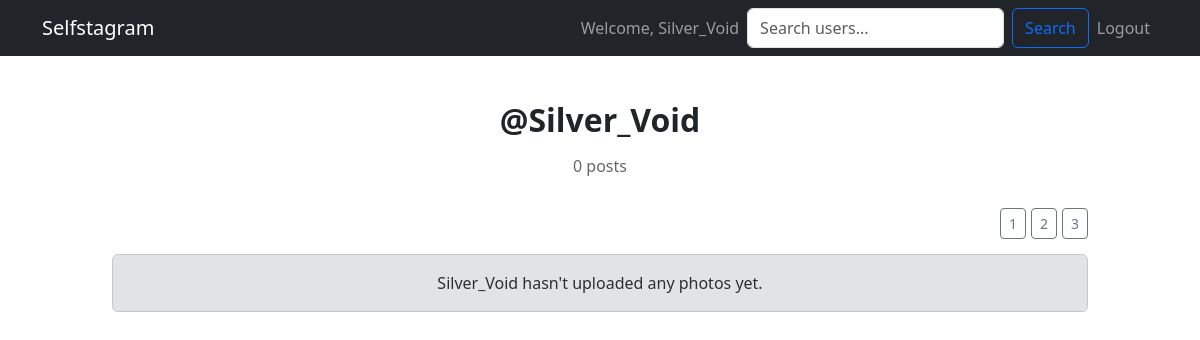
/profile/Silver_Void/ (signed in), run on an earlier commit of the app's database.
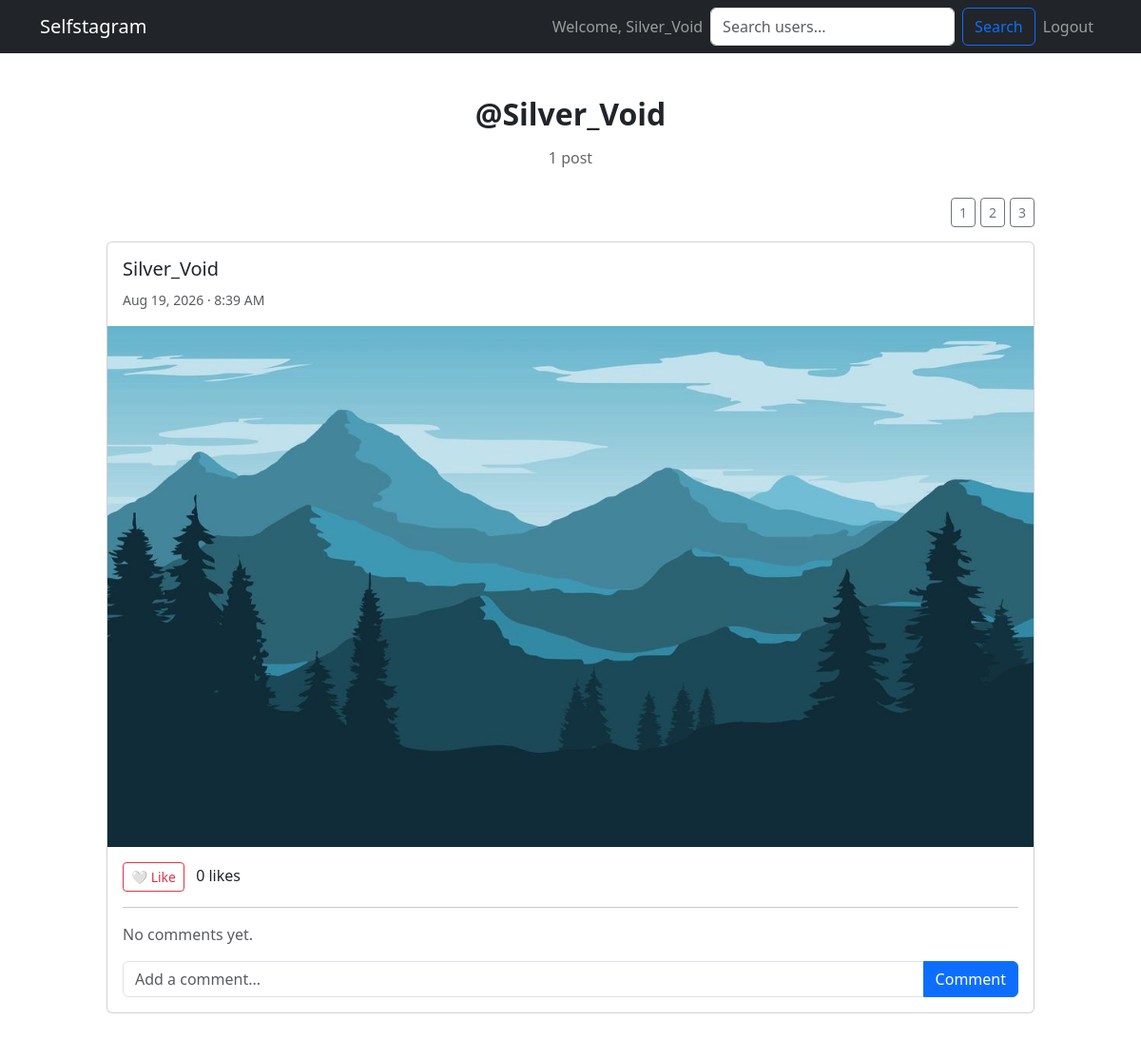
And on a later commit of the database.
### myapp/models.py (models this page shows, shortened)
class Image(models.Model):
    user = models.ForeignKey(User, on_delete=models.CASCADE, related_name="images")
    photo = models.ImageField(upload_to="Images")
    date = models.DateTimeField(auto_now_add=True)

### myapp/views.py (the view)
# urls.py: path('profile/<str:username>/', views.profile, name='profile'),
@login_required
def profile(request, username):
    profile_user = get_object_or_404(User, username=username)
    images = (
        Image.objects
        .filter(user=profile_user)
        .prefetch_related("likes", "comments__user")
        .order_by("-date")
    )
    liked_image_ids = set(
        Like.objects
        .filter(user=request.user, image__in=images)
        .values_list("image_id", flat=True)
    )
    return render(
        request,
        "myapp/profile.html",
        {
            "profile_user": profile_user,
            "img": images,
            "liked_image_ids": liked_image_ids,
        },
    )

### myapp/templates/myapp/profile.html (shortened to what this page needs)
{% extends "base.html" %}
{% block content %}
<div class="container profile-container">
    <div class="profile-header">
        <div class="profile-username">
            @{{ profile_user.username }}
        </div>
        <div class="profile-stats">
            {{ img|length }} post{{ img|length|pluralize }}
        </div>
    </div>
    <div class="layout-buttons">
        <button class="btn btn-outline-secondary btn-sm"
                onclick="setGrid(1)">
            1
        </button>
        <button class="btn btn-outline-secondary btn-sm"
                onclick="setGrid(2)">
            2
        </button>
        <button class="btn btn-outline-secondary btn-sm"
                onclick="setGrid(3)">
            3
        </button>
    </div>
    {% if img %}
        <div id="photoGrid" class="photo-grid grid-1">
            {% for image in img %}
                <div class="grid-item">
                    <div class="card post-card">
                        <div class="card-body">
                            <h5>
                                <a href="{% url 'profile' image.user.username %}"
                                   class="username-link">
                                    {{ image.user.username }}
                                </a>
                            </h5>
                            <small class="text-muted">
                                {{ image.date|date:"M d, Y · g:i A" }}
                            </small>
                        </div>
                        <img src="{{ image.photo.url }}"
                             class="post-image"
                             alt="Photo uploaded by {{ image.user.username }}">
                        <div class="card-body">
                            <form method="POST"
                                  action="{% url 'toggle_like' image.id %}"
                                  class="d-inline">
                                {% if image.id in liked_image_ids %}
                                    <button type="submit"
                                            class="btn btn-danger btn-sm">
                                        ❤️ Unlike
                                    </button>
                                {% else %}
                                    <button type="submit"
                                            class="btn btn-outline-danger btn-sm">
                                        🤍 Like
                                    </button>
                                {% endif %}
                            </form>
                            <span class="ms-2">
                                {{ image.likes.count }}
                                like{{ image.likes.count|pluralize }}
                            </span>
                            <hr>
                            {% for comment in image.comments.all %}
                                <div class="comment">
                                    <strong>
                                        {{ comment.user.username }}
                                    </strong>
                                    {{ comment.text }}
                                </div>
                            {% empty %}
                                <p class="text-muted">
                                    No comments yet.
                                </p>
                            {% endfor %}
                            <form method="POST"
                                  action="{% url 'add_comment' image.id %}"
                                  class="mt-3">
                                <div class="input-group">
                                    <input type="text"
                                           name="text"
                                           class="form-control"
                                           placeholder="Add a comment..."
                                           maxlength="500"
                                           required>
                                    <button type="submit"
                                            class="btn btn-primary">
                                        Comment
                                    </button>
                                </div>
                            </form>
                        </div>
                    </div>
                </div>
            {% endfor %}
        </div>
    {% else %}
        <div class="alert alert-secondary text-center">
            {{ profile_user.username }}
            hasn't uploaded any photos yet.
        </div>
    {% endif %}
</div>
{% endblock %}

### myapp/templates/base.html (shortened to what this page needs)
<!DOCTYPE html>
<html lang="en">
<head>
    <link href="https://cdn.jsdelivr.net/npm/bootstrap@5.3.0/dist/css/bootstrap.min.css" rel="stylesheet">
</head>
<body>
    <nav class="navbar navbar-expand-lg navbar-dark bg-dark">
        <div class="container">
            <a class="navbar-brand" href="{% url 'home' %}">Selfstagram</a>
            <div class="collapse navbar-collapse" id="navbarNav">
                <ul class="navbar-nav ms-auto">
                    {% if user.is_authenticated %}
                        <li class="nav-item">
                            <span class="nav-link">Welcome, {{ user.username }}</span>
                        </li>
                         <form method="GET" action="{% url 'search_users' %}" class="d-flex">
    <input
        type="search"
        name="q"
        class="form-control me-2"
        placeholder="Search users..."
        value="{{ request.GET.q }}"
    >
    <button type="submit" class="btn btn-outline-primary">
        Search
    </button>
</form>
                        <li class="nav-item">
                            <form method="post" action="{% url 'logout' %}" class="d-inline">
                                <button type="submit" class="btn btn-link nav-link">Logout</button>
                            </form>
                        </li>
                    {% endif %}
                </ul>
            </div>
        </div>
    </nav>
    {% block content %}
    {% endblock %}
</body>
</html>

### myapp/templates/myapp/profile.html (style rules this page uses)
.profile-container { max-width: 1000px; margin: 40px auto; }
.profile-header { text-align: center; margin-bottom: 30px; }
.profile-username { font-size: 32px; font-weight: 600; }
.profile-stats { color: #666; margin-top: 10px; }
.layout-buttons { display: flex; justify-content: flex-end; gap: 5px; margin-bottom: 15px; }
.photo-grid { display: flex; flex-wrap: wrap; margin: -8px; }
.grid-item { padding: 8px; }
.grid-1 .grid-item { width: 100%; }
.post-card { margin-bottom: 10px; }
.post-image { width: 100%; max-height: 700px; object-fit: contain; background: #f5f5f5; }
.username-link { text-decoration: none; color: inherit; }

What changed in the data, as far as the page shows it:
added Image: user.username "Silver_Void", date "Aug 19, 2026 · 8:39 AM", photo (picture), shows "🤍 Like", likes.count "0"
Also different on the page:
{{ img|length }}: "0" → "1"
{{ profile_user.username }}: "Silver_Void" → (not shown)
text no longer shown: "hasn't uploaded any photos yet."
